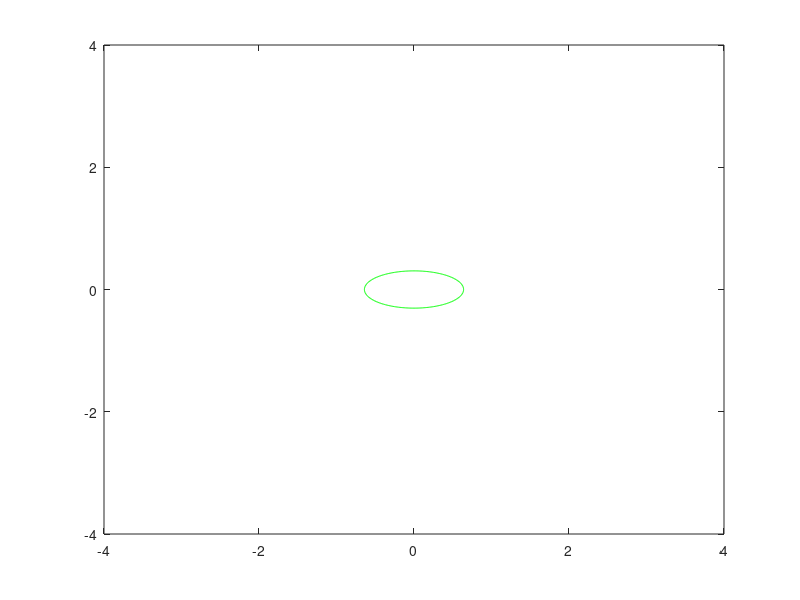

Write the MATLAB code that produced this figure. (Note: this script raises an error after producing the figure.)
A = (1.2e9 * 2 * 0.08) / (3e8);
B = (1.2e9 * 2 * 0.038095) / (3e8);

[mGrid, nGrid] = meshgrid(-4:0.01:4, -4:0.01:4);

F = sqrt((mGrid/A).^2 + (nGrid/B).^2);

figure;
[~, c] = contour(mGrid, nGrid, F, [1 1], 'g'); % Зеленый цвет для эллипса
c.LineWidth = 2;
axis equal;
grid on;
xlabel('m');
ylabel('n');
title('Эллипс'); % Заголовок на английском

xticks(-4:0.5:4); % Интервалы сетки 0.5 по оси X
yticks(-4:0.5:4); % Интервалы сетки 0.5 по оси Y

hold on;
plot([min(mGrid(:)), max(mGrid(:))], [0, 0], 'k', 'LineWidth', 1); % Ось X
plot([0, 0], [min(nGrid(:)), max(nGrid(:))], 'k', 'LineWidth', 1); % Ось Y
hold off;
